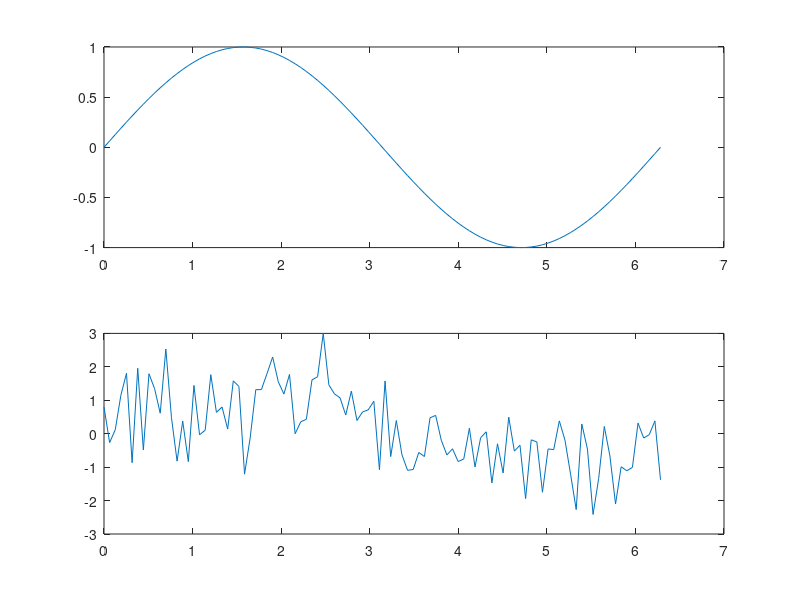

Reproduce this figure in MATLAB.
x = linspace(0, 2*pi, 100);
y = sin(x);
z = sin(x) + randn(1,100);
plot(x,y,x,z)
plot(x,y,x,z)
subplot(2,1,1)
plot(x,y)
subplot(2,1,2)
plot(x,z)